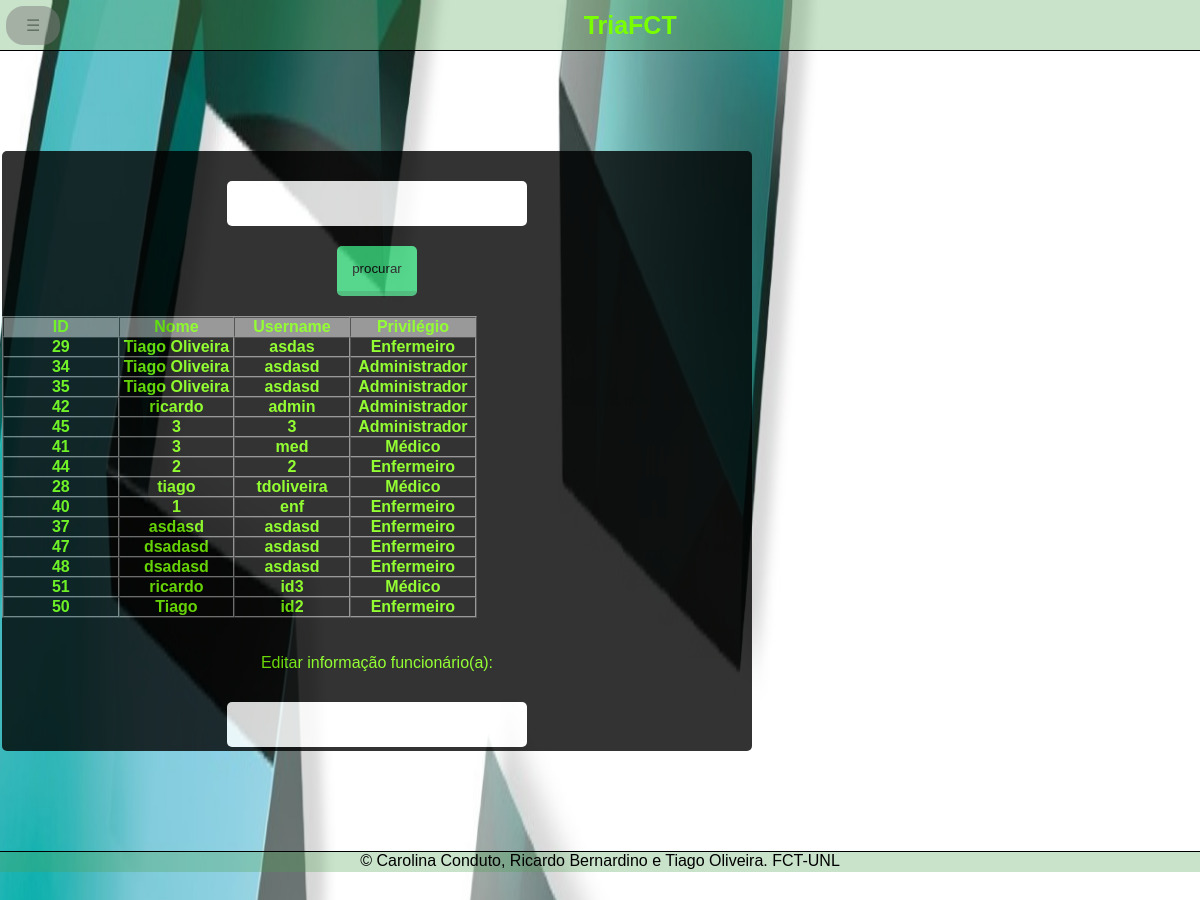
Screenshot of /actualizarstaff.php (signed in) with the database file from the repository.
### tables this page shows
CREATE TABLE `utilizadores` (
  `id` int(11) NOT NULL,
  `nome` varchar(100) NOT NULL,
  `morada` varchar(400) NOT NULL,
  `contacto` varchar(100) NOT NULL,
  `username` varchar(30) NOT NULL,
  `password` varchar(30) NOT NULL,
  `privilegio` int(5) NOT NULL
);

### actualizarstaff.php (the view, shortened to what this page needs)
<html>
<head>
</head>
<body style="height:850px " >
<?php
include "slidemenu.php";
?>
<table  align="center" height="800px">
<tr><td>
<div class="containeradm3" align="center">
<form method="post" action="actualizarstaff.php">
<br><br><p><a>Por Nome ou Username:</a></p>
<br><br>
<div class="form-input"> <input type="text" name="valoraprocurar"></div>
<input type="submit" name="procurar" value="procurar" class="login">
</form>
<table align="center" cellspacing="0" cellpadding="1px" border="1" width="475px" class="table2" style="overflow:auto">
<tr style="color:white;background-color:grey">
		<th style="width:100px">ID</th>
        <th style="width:100px">Nome</th>
        <th style="width:100px">Username</th>
        <th style="width:100px">Privil&eacute;gio</th>
</tr>
       <?php
         $mysqli = NEW MySQLi('localhost','root','','triafct');
  		 if(isset($_POST['procurar'])){
			$valoraprocurar = $mysqli->real_escape_string($_POST['valoraprocurar']);
            $resultSet = $mysqli->query("SELECT * FROM `utilizadores` WHERE (CONCAT(`username`,`nome`)) LIKE '%$valoraprocurar%' ORDER BY nome");
            if($resultSet->num_rows != 0){
			    while($rows = $resultSet->fetch_assoc())
			    {
			      $id = $rows['id'];
				  $no = $rows['nome'];
				  $user = $rows['username'];
				  $pass = $rows['password'];
				  $ti = $rows['privilegio'];
				  $mora = $rows['morada'];
				  $conta = $rows['contacto'];
                 if($ti == 4)
                  {$priv = 'Administrador';}
                 else if($ti == 3)
                  {$priv = 'M&eacute;dico';}
                 else
                  {$priv = 'Enfermeiro';}
				 echo"
<tr>
				     <th><a>$id</a></th>
				     <th><a>$no</a></th>
				     <th><a>$user</a></th>
				     <th><a>$priv</a></th></tr>";
				  }
	         }
		     else{
 				echo"<a>No Results</a>";
            }
        }
		else{
  			 $resultSet = $mysqli->query("SELECT * FROM utilizadores ORDER BY nome");
             if($resultSet->num_rows != 0){
			while($rows = $resultSet->fetch_assoc())
			{
				$id = $rows['id'];
				$no = $rows['nome'];
				$user = $rows['username'];
				$ti = $rows['privilegio'];
                if($ti == 4)
                 {$priv = 'Administrador';}
                else if($ti == 3)
                {$priv = 'M&eacute;dico';}
                else
                {$priv = 'Enfermeiro';}
				echo"
				     <tr>
				     <th><a>$id</a></th>
				     <th><a>$no</a></th>
				     <th><a>$user</a></th>
				     <th><a>$priv</a></th></tr>";
			}
			$id  = '';
	    }
		else{
 				echo"<a>No Results</a>";
}
}
?>
</table>
<form action="actualizarstaff.php" method="post">
<br><br><p><a>Editar informação funcion&aacute;rio(a):</a></p>
<br><br>
<p></p><a>ID:</a></p><br><br>
<div class="form-input"><input type="text" name="id" value="<?php if(isset($id)){echo"$id";} ?>"></div>
<p></p><a>Username:</a></p><br><br>
<p></p><a>Nome:</a></p><br><br>
<p></p><a>Morada:</a></p><br><br>
<p></p><a>Contacto:</a></p><br><br>
<p></p><a>Password:</a></p><br><br>
<p></p><a>Privilegio(2-Enf,3-Med,4-Admin):</a></p><br><br>
</form>
</div>
</td></tr>
</table>
<?php
include "footer.php";
?>
</body>
</html>

### slidemenu.php (shortened to what this page needs)
<label for="toggleMenu" class="menu-icon">&#9776;</label>
<header>
<div id="brand"><a href="index.php">TriaFCT</a></div>
</header>

### footer.php
<footer>
 &copy; Carolina Conduto, Ricardo Bernardino e Tiago Oliveira. FCT-UNL
</footer>
</body>
</html>

### style.php (style rules this page uses)
* { padding: 0; margin: 0; }
body { height:700px; font-family:sans-serif; background-image: url("fundo.jpg"); background-repeat: no-repeat; background-position:center; background-size: 112% 112%; }
a { text-decoration:none; color:#79FF00 ; }
footer { border-top: 1px solid black; margin:auto; height:20px; text-align:center; background:rgba(76,158,80,0.3) }
header { width:100%; height:50px; margin:auto; border-bottom:1px solid black; background:rgba(76,158,80,0.3) }
#brand { line-height:50px; color:#79FF00 ;font-size: 25px; font-weight:bolder;text-align:center; }
.menu-icon { padding:10px 20px; background:grey; color:black; float:left; border-radius:18px; margin-top:6px; margin-left:6px; border:medium; opacity:0.5; filter:alpha (opacity=50); cursor:pointer; }
.table2 th { width:100px; color:#79FF00; }
.containeradm3 { width:750px; height:600px; background-color:black; margin:0 px; text-align:center; magin-top:700px; border-radius:5px; opacity:0.8; filter:alpha (opacity =80); overflow:auto; }
input[type=text],[type=password] { width:300px; height:45px; font-size:17px; border-radius:5px; background: #fff; padding-left:30px; margin-top:-60px; margin-bottom:20px; border:none; }
.login { border:none; padding:15px; background:#2ecc71; border-radius:5px; cursor:pointer; border-bottom:5px solid #27AE60; margin-bottom:20px; }

### rows the page displays
utilizadores: id "29", nome "Tiago Oliveira", username "asdas", privilegio "Enfermeiro"
utilizadores: id "34", nome "Tiago Oliveira", username "asdasd", privilegio "Administrador"
utilizadores: id "35", nome "Tiago Oliveira", username "asdasd", privilegio "Administrador"
utilizadores: id "42", nome "ricardo", username "admin", privilegio "Administrador"
utilizadores: id "45", nome "3", username "3", privilegio "Administrador"
utilizadores: id "41", nome "3", username "med", privilegio "Médico"
utilizadores: id "44", nome "2", username "2", privilegio "Enfermeiro"
utilizadores: id "28", nome "tiago", username "tdoliveira", privilegio "Médico"
utilizadores: id "40", nome "1", username "enf", privilegio "Enfermeiro"
utilizadores: id "37", nome "asdasd", username "asdasd", privilegio "Enfermeiro"
utilizadores: id "47", nome "dsadasd", username "asdasd", privilegio "Enfermeiro"
utilizadores: id "48", nome "dsadasd", username "asdasd", privilegio "Enfermeiro"
utilizadores: id "51", nome "ricardo", username "id3", privilegio "Médico"
utilizadores: id "50", nome "Tiago", username "id2", privilegio "Enfermeiro"
